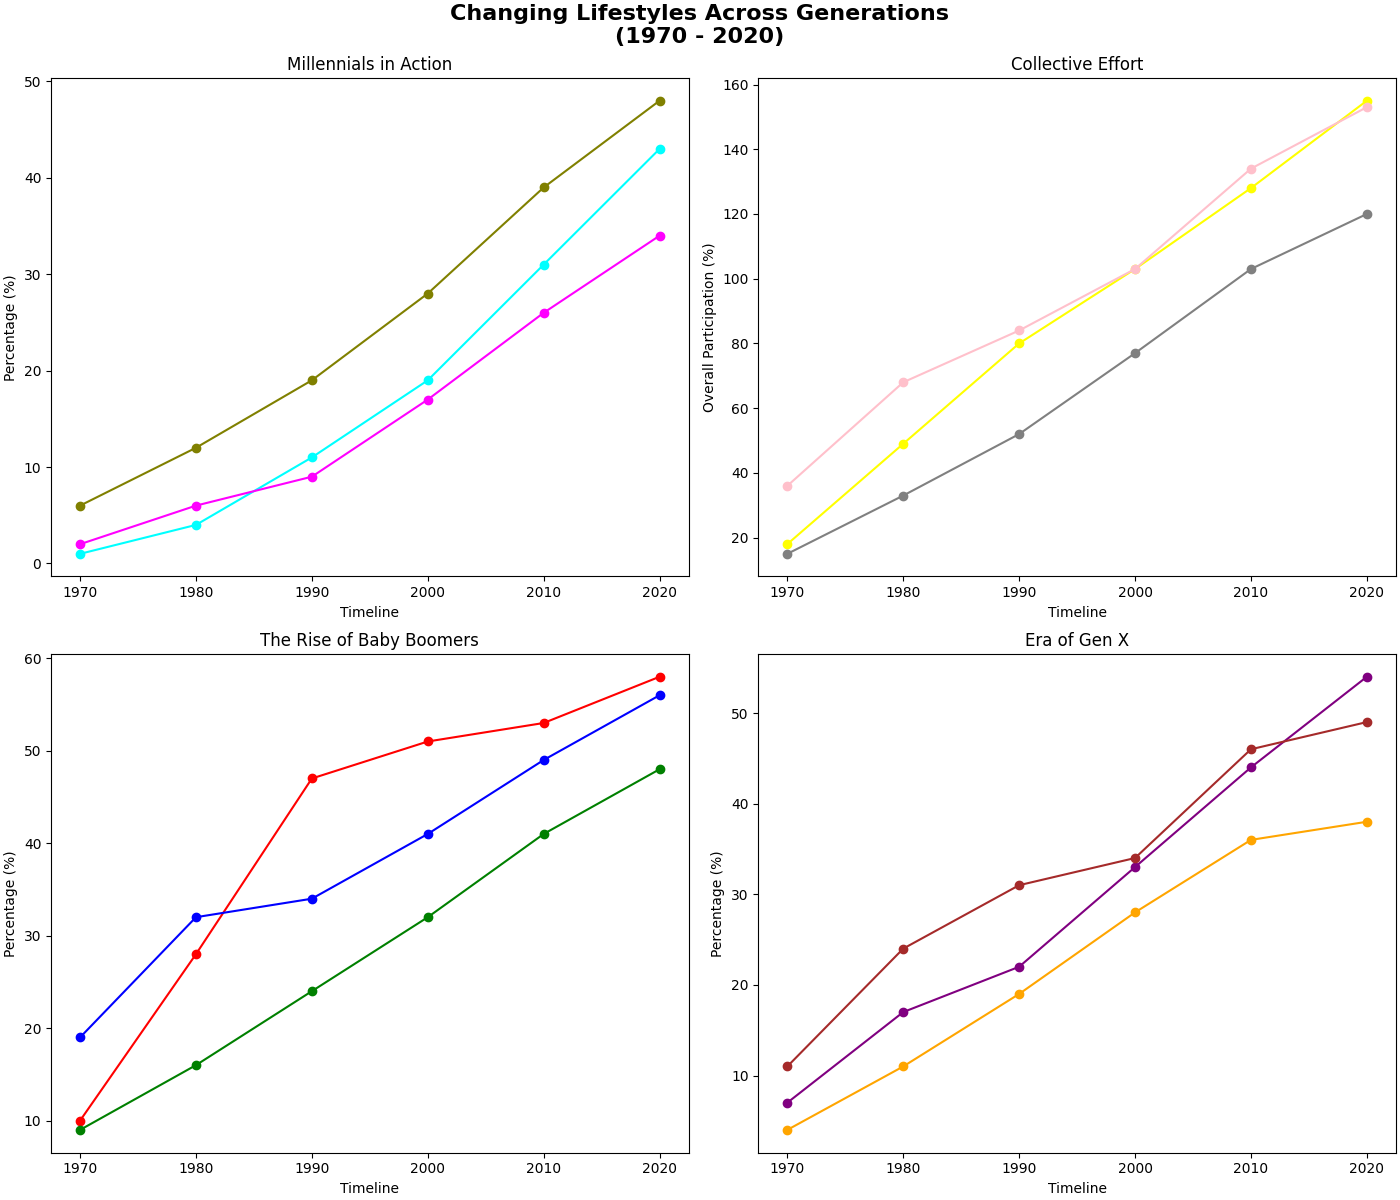

Reproduce this figure in Python.
import matplotlib.pyplot as plt
import numpy as np

years = np.arange(1970, 2021, 10)

recycling_boomers = [10, 28, 47, 51, 53, 58]
volunteering_boomers = [9, 16, 24, 32, 41, 48]
fitness_boomers = [19, 32, 34, 41, 49, 56]

recycling_genx = [7, 17, 22, 33, 44, 54]
volunteering_genx = [4, 11, 19, 28, 36, 38]
fitness_genx = [11, 24, 31, 34, 46, 49]

recycling_millennials = [1, 4, 11, 19, 31, 43]
volunteering_millennials = [2, 6, 9, 17, 26, 34]
fitness_millennials = [6, 12, 19, 28, 39, 48]

colors_boomers = ['red', 'green', 'blue']
colors_genx = ['purple', 'orange', 'brown']
colors_millennials = ['cyan', 'magenta', 'olive']
colors_collective = ['yellow', 'grey', 'pink']

fig, axs = plt.subplots(2, 2, figsize=(14, 12), constrained_layout=True)

# Switch Baby Boomers plot to [1, 0]
axs[1, 0].plot(years, recycling_boomers, marker='o', color=colors_boomers[0])
axs[1, 0].plot(years, volunteering_boomers, marker='o', color=colors_boomers[1])
axs[1, 0].plot(years, fitness_boomers, marker='o', color=colors_boomers[2])
axs[1, 0].set_title('The Rise of Baby Boomers')
axs[1, 0].set_xlabel('Timeline')
axs[1, 0].set_ylabel('Percentage (%)')

# Switch Millennials plot to [0, 0]
axs[0, 0].plot(years, recycling_millennials, marker='o', color=colors_millennials[0])
axs[0, 0].plot(years, volunteering_millennials, marker='o', color=colors_millennials[1])
axs[0, 0].plot(years, fitness_millennials, marker='o', color=colors_millennials[2])
axs[0, 0].set_title('Millennials in Action')
axs[0, 0].set_xlabel('Timeline')
axs[0, 0].set_ylabel('Percentage (%)')

# Switch Gen X plot to [1, 1]
axs[1, 1].plot(years, recycling_genx, marker='o', color=colors_genx[0])
axs[1, 1].plot(years, volunteering_genx, marker='o', color=colors_genx[1])
axs[1, 1].plot(years, fitness_genx, marker='o', color=colors_genx[2])
axs[1, 1].set_title('Era of Gen X')
axs[1, 1].set_xlabel('Timeline')
axs[1, 1].set_ylabel('Percentage (%)')

# Switch Collective Effort plot to [0, 1]
axs[0, 1].plot(years, np.array(recycling_boomers) + np.array(recycling_genx) + np.array(recycling_millennials), marker='o', color=colors_collective[0])
axs[0, 1].plot(years, np.array(volunteering_boomers) + np.array(volunteering_genx) + np.array(volunteering_millennials), marker='o', color=colors_collective[1])
axs[0, 1].plot(years, np.array(fitness_boomers) + np.array(fitness_genx) + np.array(fitness_millennials), marker='o', color=colors_collective[2])
axs[0, 1].set_title('Collective Effort')
axs[0, 1].set_xlabel('Timeline')
axs[0, 1].set_ylabel('Overall Participation (%)')

fig.suptitle('Changing Lifestyles Across Generations\n(1970 - 2020)', weight='bold', size=16)

plt.show()
